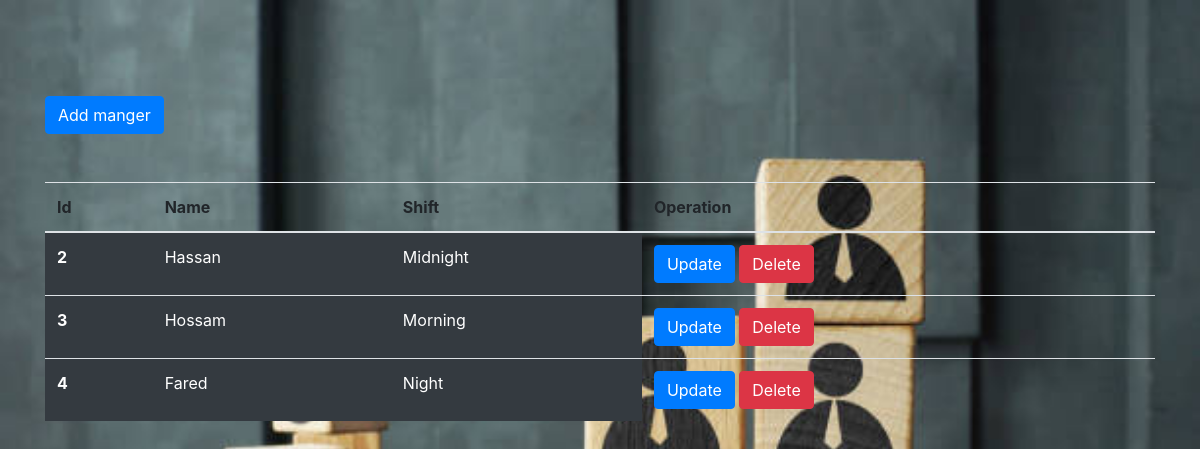
Page /manger.php on the committed database.
### tables this page shows
CREATE TABLE `manger` (
  `mangername` varchar(100) NOT NULL,
  `id` int(11) NOT NULL,
  `shift` varchar(100) NOT NULL
);

### manger.php (the view, shortened to what this page needs)
<?php
$con = mysqli_connect('localhost', 'root', '', 'coffee');
?>
<!DOCTYPE html>
<html lang="en">
<head>
    <link rel="stylesheet" href="https://cdn.jsdelivr.net/npm/bootstrap@4.6.2/dist/css/bootstrap.min.css">
    <link rel="stylesheet" href="./cssstaff.css">
</head>
<body>
    <div class="container mt-5">
        <a class="btn btn-primary mt-5" href="./addmanger.php">Add manger</a>
        <table class="table mt-5">
            <thead>
                <tr>
                    <th scope="col">Id</th>
                    <th scope="col">Name</th>
                    <th scope="col">Shift</th>
                    <th scope="col">Operation</th>
                </tr>
            </thead>
            <tbody>
                <?php
                $sqlselect = "SELECT * FROM `manger`";
                $resultselect = mysqli_query($con, $sqlselect);
                if ($resultselect) {
                    while ($row = mysqli_fetch_assoc($resultselect)) {
                        $id = $row['id'];
                        $name = $row['mangername'];
                        $shift =  $row['shift'];
                        echo ' <tr>
                        <th scope="row" class="bg-dark text-white">'.$id.'</th>
                        <td class="bg-dark text-white">'.$name.'</td>
                        <td class="bg-dark text-white">'.$shift.'</td>
                        <td>
                            <a href="updatemn.php?updatemnid='.$id.'" class="btn btn-primary" >Update</a>
                            <a href="deletemn.php?deletemnid='.$id.'" class="btn btn-danger">Delete</a>
                        </td>
                        </tr>
                        ';
                    }
                }
                ?>
            </tbody>
        </table>
    </div>
</body>
</html>

### cssstaff.css (style rules this page uses)
body { background-repeat: no-repeat; background-image: url(./background\ staff.jpg); background-size: 100%; }

### rows in the picture
manger: id "2", mangername "Hassan", shift "Midnight"
manger: id "3", mangername "Hossam", shift "Morning"
manger: id "4", mangername "Fared", shift "Night"
